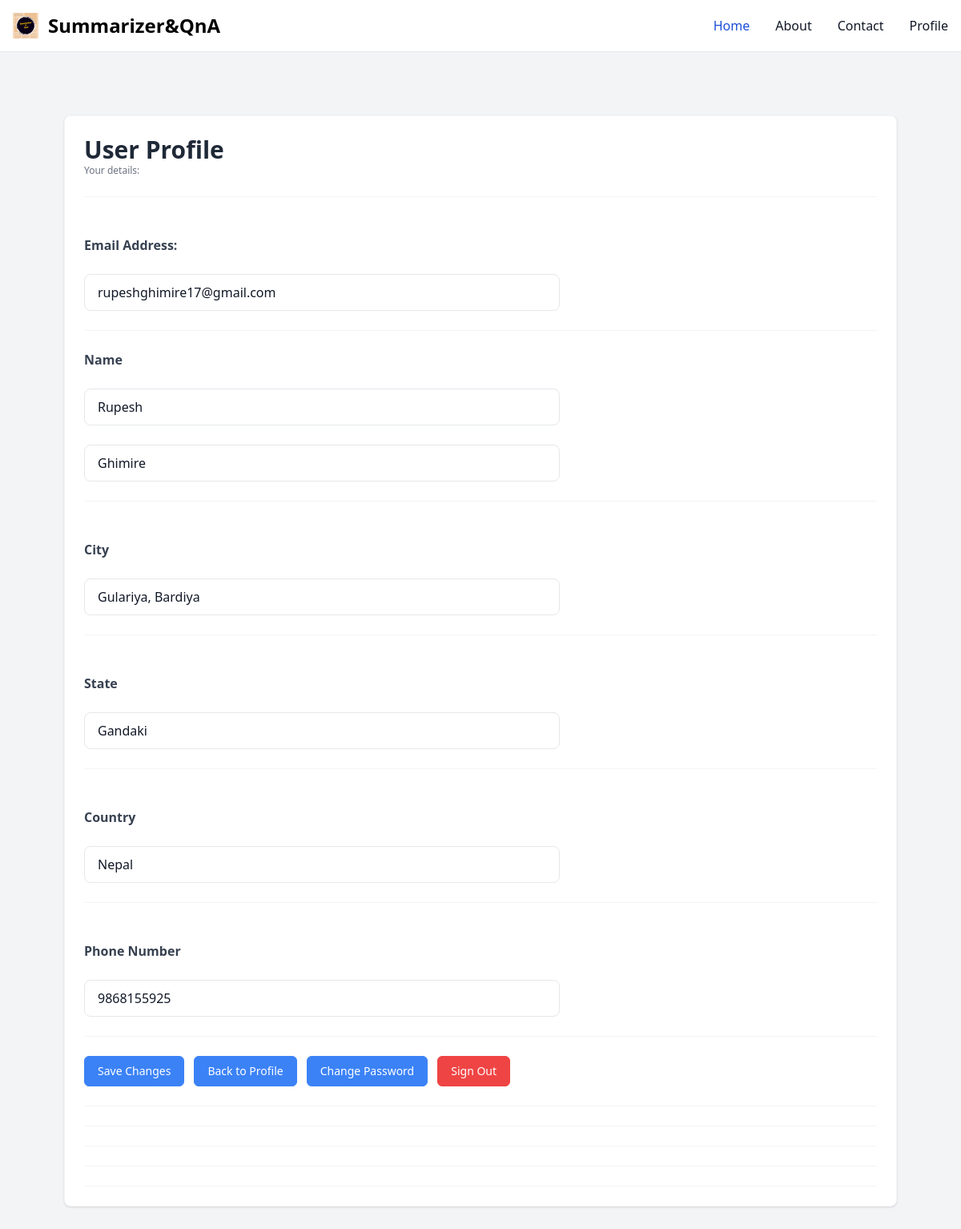
Page /account/profile/edit (signed in) on the earlier database version.
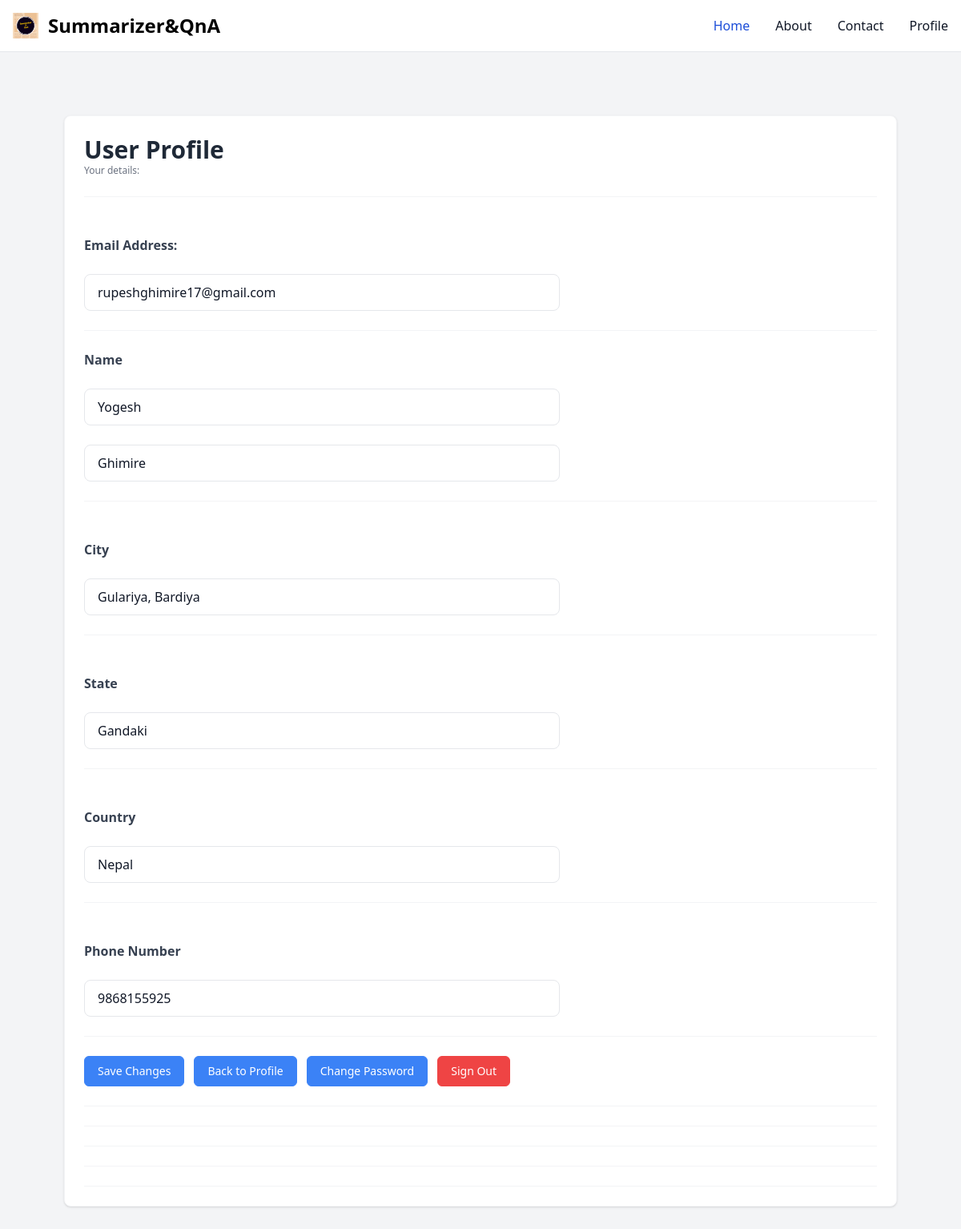
Same page on the later database version.
### tables this page shows
CREATE TABLE users
            (
            userID INTEGER PRIMARY KEY,
            password TEXT,
            email TEXT,
            firstName TEXT,
            lastName TEXT,
            city TEXT,
            state TEXT,
            country TEXT,
            phone TEXT
            );

### app.py (the view)
@app.route("/account/profile/edit")
def editProfile():
    if 'email' not in session:
        return redirect('/')
    loggedIn, _, firstName = getLoginDetails()
    with sqlite3.connect('database.db') as conn:
        cur = conn.cursor()
        cur.execute("SELECT userId, email, firstName, lastName, city, state, country, phone FROM Users WHERE email = ?", (session['email'], ))
        profileData = cur.fetchone()
    conn.close()
    return render_template("editProfile.html", profileData=profileData, loggedIn=loggedIn, firstName=firstName, logo="../../")

### app.py (called while the page is built)
def getLoginDetails():
    with sqlite3.connect('database.db') as conn:
        cur = conn.cursor()
        if 'email' not in session:
            loggedIn = False
            firstName = ''
            userID = None
        else:
            loggedIn = True
            cur.execute("SELECT userID, firstName FROM Users WHERE email = ?", (session['email'], ))
            userID, firstName = cur.fetchone()
    conn.close()
    return (loggedIn, userID, firstName)

### templates/editProfile.html (shortened to what the changed rows need)
{% extends 'base.html' %}
{% block body %}
<section class="py-16 bg-gray-100 dark:bg-gray-800">
	<div class="max-w-6xl px-4 mx-auto">
	  <div
		class="p-6 bg-white border border-gray-100 rounded-lg shadow dark:bg-gray-900 dark:border-gray-900"
	  >
  {% if not loggedIn %}
  <div class="flex pt-6 flex-wrap -m-1.5">
	  <div class="w-full md:w-auto p-1.5">
		  <a href="/loginForm"
			  class="flex flex-wrap justify-center w-full px-4 py-2 text-sm font-medium text-white bg-blue-500 border border-blue-500 rounded-md hover:bg-blue-600">
			  <p>Sign In</p>
		  </a>
	  </div>
  </div>
  {% else %}
		<div class="pb-6 border-b border-gray-100 dark:border-gray-700">
		  <h2
			class="text-xl font-bold text-gray-800 md:text-3xl dark:text-gray-300"
		  >
			User Profile
		  </h2>
		  <p class="text-xs font-medium text-gray-500">
			Your details:
		  </p>
		</div>
		<form action="/updateProfile" method="POST">
			<div class="py-6 border-b border-gray-100 dark:border-gray-800">
				<div class="w-full ">
				  <div class="flex flex-wrap -m-3">
					<div class="w-full p-3 ">
					  <p
						class="text-base font-semibold text-gray-700 dark:text-gray-400"
					  >
					  <div class="py-6 border-b border-gray-100 dark:border-gray-800">
						<div class="w-full ">
						  <div class="flex flex-wrap -m-3">
							<div class="w-full p-3 ">
							  <p
								class="text-base font-semibold text-gray-700 dark:text-gray-400"
							  >
								Email Address:
					  </p>
					</div>
					<div class="w-full p-3 md:flex-1">
						<input type="email" name="email" value="{{profileData[1]}}" placeholder="your email" class="w-3/5 dark:bg-gray-800 dark:border-gray-800 px-4 dark:placeholder-gray-500 dark:text-gray-400 py-2.5 text-base text-gray-900 rounded-lg font-normal border border-gray-200"/>
					</div>
				  </div>
				</div>
			  </div>
		<div class="py-6 border-b border-gray-100 dark:border-gray-800">
			<div class="w-full ">
			  <div class="flex flex-wrap -m-3">
				<div class="w-full p-3 ">
				  <p
					class="text-base font-semibold text-gray-700 dark:text-gray-400"
				  >
					Name
				  </p>
				</div>
				<div class="w-full p-3 ">
				  <input type="text" value="{{profileData[2]}}" name="firstName" placeholder="First Name" class="w-3/5 dark:bg-gray-800 dark:border-gray-800 px-4 dark:placeholder-gray-500 dark:text-gray-400 py-2.5 text-base text-gray-900 rounded-lg font-normal border border-gray-200">
				</div>
				<div class="w-full p-3 ">
				  <input type="text" name="lastName" value="{{profileData[3]}}" placeholder="Last Name" class="w-3/5 dark:bg-gray-800 dark:border-gray-800 px-4 dark:placeholder-gray-500 dark:text-gray-400 py-2.5 text-base text-gray-900 rounded-lg font-normal border border-gray-200"/>
				</div>
			  </div>
			</div>
		  </div>
		<div class="py-6 border-b border-gray-100 dark:border-gray-800">
		  <div class="w-full ">
			<div class="flex flex-wrap -m-3">
			  <div class="w-full p-3 ">
				<p
				  class="text-base font-semibold text-gray-700 dark:text-gray-400"
				>
				<div class="py-6 border-b border-gray-100 dark:border-gray-800">
				  <div class="w-full ">
					<div class="flex flex-wrap -m-3">
					  <div class="w-full p-3 ">
						<p
						  class="text-base font-semibold text-gray-700 dark:text-gray-400"
						>
						  City
				</p>
			  </div>
			  <div class="w-full p-3 md:flex-1">
				  <input type="text" name="city" placeholder="City" value="{{profileData[4]}}" class="w-3/5 dark:bg-gray-800 dark:border-gray-800 px-4 dark:placeholder-gray-500 dark:text-gray-400 py-2.5 text-base text-gray-900 rounded-lg font-normal border border-gray-200"/>
			  </div>
			</div>
		  </div>
		</div>
		<div class="py-6 border-b border-gray-100 dark:border-gray-800">
		  <div class="w-full ">
			<div class="flex flex-wrap -m-3">
			  <div class="w-full p-3 ">
				<p
				  class="text-base font-semibold text-gray-700 dark:text-gray-400"
				>
				<div class="py-6 border-b border-gray-100 dark:border-gray-800">
				  <div class="w-full ">
					<div class="flex flex-wrap -m-3">
					  <div class="w-full p-3 ">
						<p
						  class="text-base font-semibold text-gray-700 dark:text-gray-400"
						>
						  State
				</p>
			  </div>
			  <div class="w-full p-3 md:flex-1">
				  <input type="text" name="state" placeholder="State" value="{{profileData[5]}}" class="w-3/5 dark:bg-gray-800 dark:border-gray-800 px-4 dark:placeholder-gray-500 dark:text-gray-400 py-2.5 text-base text-gray-900 rounded-lg font-normal border border-gray-200"/>
			  </div>
			</div>
		  </div>
		</div>
		<div class="py-6 border-b border-gray-100 dark:border-gray-800">
		  <div class="w-full ">
			<div class="flex flex-wrap -m-3">
			  <div class="w-full p-3 ">
				<p
				  class="text-base font-semibold text-gray-700 dark:text-gray-400"
				>
				<div class="py-6 border-b border-gray-100 dark:border-gray-800">
				  <div class="w-full ">
					<div class="flex flex-wrap -m-3">
					  <div class="w-full p-3 ">
						<p
						  class="text-base font-semibold text-gray-700 dark:text-gray-400"
						>
						  Country
				</p>
			  </div>
			  <div class="w-full p-3 md:flex-1">
				  <input type="text" name="country" value="{{profileData[6]}}" placeholder="Country" class="w-3/5 dark:bg-gray-800 dark:border-gray-800 px-4 dark:placeholder-gray-500 dark:text-gray-400 py-2.5 text-base text-gray-900 rounded-lg font-normal border border-gray-200"/>
			  </div>
			</div>
		  </div>
		</div>
		<div class="py-6 border-b border-gray-100 dark:border-gray-800">
		  <div class="w-full ">
			<div class="flex flex-wrap -m-3">
			  <div class="w-full p-3 ">
				<p
				  class="text-base font-semibold text-gray-700 dark:text-gray-400"
				>
				<div class="py-6 border-b border-gray-100 dark:border-gray-800">
				  <div class="w-full ">
					<div class="flex flex-wrap -m-3">
					  <div class="w-full p-3 ">
						<p
						  class="text-base font-semibold text-gray-700 dark:text-gray-400"
						>
						  Phone Number
				</p>
			  </div>
			  <div class="w-full p-3 md:flex-1">
				  <input type="text" name="phone" value="{{profileData[7]}}" placeholder="Phone Number" class="w-3/5 dark:bg-gray-800 dark:border-gray-800 px-4 dark:placeholder-gray-500 dark:text-gray-400 py-2.5 text-base text-gray-900 rounded-lg font-normal border border-gray-200"/>
			  </div>
			</div>
		  </div>
		</div>
		<div class="flex pt-6 flex-wrap -m-1.5">
			<div class="w-full md:w-auto p-1.5">
				<input type="submit" value="Save Changes"
					class="flex flex-wrap justify-center w-full px-4 py-2 text-sm font-medium text-white bg-blue-500 border border-blue-500 rounded-md hover:bg-blue-600"/>
			</div>
		  <div class="w-full md:w-auto p-1.5">
			  <a href="/account/profile"
				  class="flex flex-wrap justify-center w-full px-4 py-2 text-sm font-medium text-white bg-blue-500 border border-blue-500 rounded-md hover:bg-blue-600">
				  <p>Back to Profile</p>
			  </a>
		  </div>
		  <div class="w-full md:w-auto p-1.5">
			  <a href="/account/profile/changePassword"
				  class="flex flex-wrap justify-center w-full px-4 py-2 text-sm font-medium text-white bg-blue-500 border border-blue-500 rounded-md hover:bg-blue-600 ">
				  <p>Change Password</p>
			  </a>
		  </div>
		  <div class="w-full md:w-auto p-1.5">
			  <a href="/logout"
				  class="flex flex-wrap justify-center w-full px-4 py-2 text-sm font-medium text-white bg-red-500 border border-red-500 rounded-md hover:bg-red-600 ">
				  <p>Sign Out</p>
			  </a>
		  </div>
		 </div>
		{% endif %}
		</form>
	  </div>
	</div>
  </section>
{% endblock %}

Differences in the rows shown:
changed users "rupeshghimire17@gmail.com": firstName "Rupesh" → "Yogesh"
